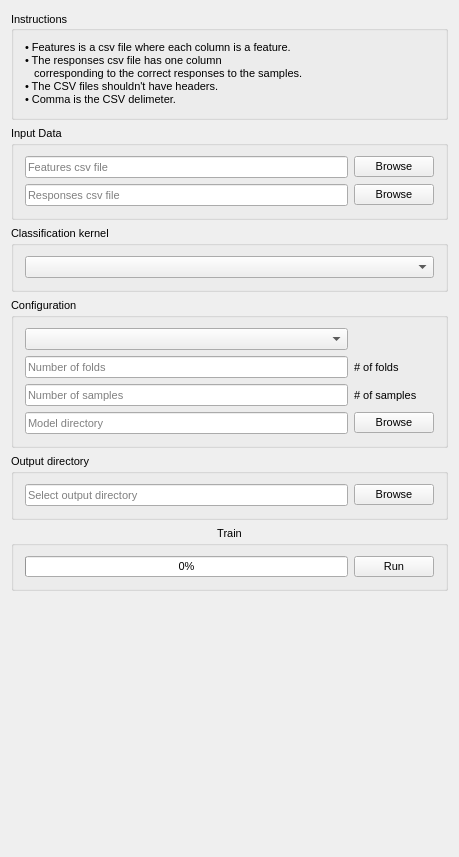
<?xml version="1.0" encoding="UTF-8"?>
<ui version="4.0">
 <class>QmitkCaPTkTrainingControls</class>
 <widget class="QWidget" name="QmitkCaPTkTrainingControls">
  <property name="geometry">
   <rect>
    <x>0</x>
    <y>0</y>
    <width>459</width>
    <height>857</height>
   </rect>
  </property>
  <property name="sizePolicy">
   <sizepolicy hsizetype="Minimum" vsizetype="Minimum">
    <horstretch>0</horstretch>
    <verstretch>0</verstretch>
   </sizepolicy>
  </property>
  <property name="minimumSize">
   <size>
    <width>0</width>
    <height>0</height>
   </size>
  </property>
  <property name="font">
   <font>
    <family>MS Shell Dlg 2</family>
    <pointsize>8</pointsize>
    <weight>50</weight>
    <italic>false</italic>
    <bold>false</bold>
    <underline>false</underline>
    <strikeout>false</strikeout>
   </font>
  </property>
  <property name="windowTitle">
   <string>QmitkCaPTkTraining</string>
  </property>
  <layout class="QVBoxLayout" name="verticalLayout_5">
   <item>
    <widget class="QGroupBox" name="groupBoxInstructions">
     <property name="sizePolicy">
      <sizepolicy hsizetype="Minimum" vsizetype="Fixed">
       <horstretch>0</horstretch>
       <verstretch>0</verstretch>
      </sizepolicy>
     </property>
     <property name="layoutDirection">
      <enum>Qt::LeftToRight</enum>
     </property>
     <property name="title">
      <string>Instructions</string>
     </property>
     <property name="alignment">
      <set>Qt::AlignLeading|Qt::AlignLeft|Qt::AlignVCenter</set>
     </property>
     <layout class="QVBoxLayout" name="verticalLayout_7">
      <item>
       <widget class="QLabel" name="label">
        <property name="sizePolicy">
         <sizepolicy hsizetype="Preferred" vsizetype="Expanding">
          <horstretch>0</horstretch>
          <verstretch>0</verstretch>
         </sizepolicy>
        </property>
        <property name="text">
         <string>• Features is a csv file where each column is a feature.
• The responses csv file has one column
   corresponding to the correct responses to the samples.
• The CSV files shouldn't have headers.
• Comma is the CSV delimeter.</string>
        </property>
        <property name="wordWrap">
         <bool>true</bool>
        </property>
       </widget>
      </item>
     </layout>
    </widget>
   </item>
   <item>
    <widget class="QGroupBox" name="groupBox_InputData">
     <property name="title">
      <string>Input Data</string>
     </property>
     <layout class="QGridLayout" name="gridLayout">
      <item row="1" column="0">
       <widget class="QLineEdit" name="lineEdit_responses">
        <property name="placeholderText">
         <string>Responses csv file</string>
        </property>
       </widget>
      </item>
      <item row="0" column="0">
       <widget class="QLineEdit" name="lineEdit_features">
        <property name="inputMethodHints">
         <set>Qt::ImhNone</set>
        </property>
        <property name="placeholderText">
         <string>Features csv file</string>
        </property>
       </widget>
      </item>
      <item row="0" column="1">
       <widget class="QPushButton" name="pushButton_features">
        <property name="text">
         <string>Browse</string>
        </property>
       </widget>
      </item>
      <item row="1" column="1">
       <widget class="QPushButton" name="pushButton_responses">
        <property name="text">
         <string>Browse</string>
        </property>
       </widget>
      </item>
     </layout>
    </widget>
   </item>
   <item>
    <widget class="QGroupBox" name="groupBox_kernel">
     <property name="title">
      <string>Classification kernel</string>
     </property>
     <layout class="QVBoxLayout" name="verticalLayout">
      <item>
       <widget class="QComboBox" name="comboBox_kernel"/>
      </item>
     </layout>
    </widget>
   </item>
   <item>
    <widget class="QGroupBox" name="groupBox_configuration">
     <property name="title">
      <string>Configuration</string>
     </property>
     <layout class="QGridLayout" name="gridLayout_2">
      <item row="3" column="0">
       <widget class="QLineEdit" name="lineEdit_modeldir">
        <property name="placeholderText">
         <string>Model directory</string>
        </property>
       </widget>
      </item>
      <item row="0" column="0">
       <widget class="QComboBox" name="comboBox_configuration"/>
      </item>
      <item row="1" column="0">
       <widget class="QLineEdit" name="lineEdit_folds">
        <property name="placeholderText">
         <string>Number of folds</string>
        </property>
       </widget>
      </item>
      <item row="3" column="1">
       <widget class="QPushButton" name="pushButton_modeldir">
        <property name="text">
         <string>Browse</string>
        </property>
       </widget>
      </item>
      <item row="2" column="0">
       <widget class="QLineEdit" name="lineEdit_samples">
        <property name="placeholderText">
         <string>Number of samples</string>
        </property>
       </widget>
      </item>
      <item row="1" column="1">
       <widget class="QLabel" name="label_folds">
        <property name="text">
         <string># of folds</string>
        </property>
       </widget>
      </item>
      <item row="2" column="1">
       <widget class="QLabel" name="label_samples">
        <property name="text">
         <string># of samples</string>
        </property>
       </widget>
      </item>
     </layout>
    </widget>
   </item>
   <item>
    <widget class="QGroupBox" name="groupBox_outputdir">
     <property name="title">
      <string>Output directory</string>
     </property>
     <layout class="QGridLayout" name="gridLayout_3">
      <item row="0" column="0">
       <widget class="QLineEdit" name="lineEdit_outputdir">
        <property name="placeholderText">
         <string>Select output directory</string>
        </property>
       </widget>
      </item>
      <item row="0" column="1">
       <widget class="QPushButton" name="pushButton_outputdir">
        <property name="text">
         <string>Browse</string>
        </property>
       </widget>
      </item>
     </layout>
    </widget>
   </item>
   <item>
    <widget class="QGroupBox" name="groupBox_Run">
     <property name="title">
      <string>Train</string>
     </property>
     <property name="alignment">
      <set>Qt::AlignHCenter|Qt::AlignTop</set>
     </property>
     <property name="flat">
      <bool>true</bool>
     </property>
     <layout class="QHBoxLayout" name="horizontalLayout_3">
      <item>
       <widget class="QProgressBar" name="progressBar">
        <property name="value">
         <number>0</number>
        </property>
        <property name="alignment">
         <set>Qt::AlignCenter</set>
        </property>
       </widget>
      </item>
      <item>
       <widget class="QPushButton" name="pushButtonRun">
        <property name="text">
         <string>Run</string>
        </property>
       </widget>
      </item>
     </layout>
    </widget>
   </item>
   <item>
    <spacer name="verticalSpacer">
     <property name="orientation">
      <enum>Qt::Vertical</enum>
     </property>
     <property name="sizeHint" stdset="0">
      <size>
       <width>20</width>
       <height>40</height>
      </size>
     </property>
    </spacer>
   </item>
  </layout>
  <zorder>groupBox_Run</zorder>
  <zorder>groupBoxInstructions</zorder>
  <zorder>groupBox_InputData</zorder>
  <zorder>groupBox_kernel</zorder>
  <zorder>groupBox_configuration</zorder>
  <zorder>groupBox_outputdir</zorder>
 </widget>
 <layoutdefault spacing="6" margin="11"/>
 <resources/>
 <connections/>
</ui>
